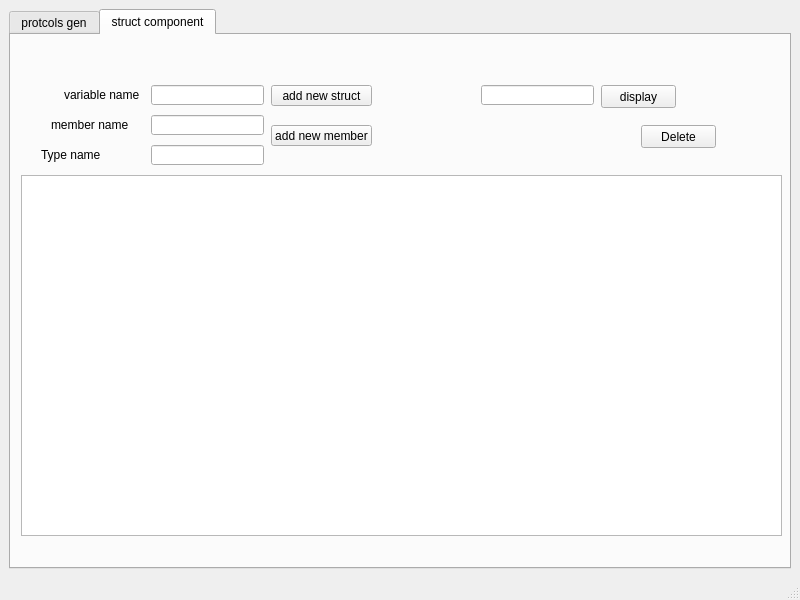
<?xml version="1.0" encoding="UTF-8"?>
<ui version="4.0">
 <class>MainWindow</class>
 <widget class="QMainWindow" name="MainWindow">
  <property name="geometry">
   <rect>
    <x>0</x>
    <y>0</y>
    <width>800</width>
    <height>600</height>
   </rect>
  </property>
  <property name="windowTitle">
   <string>MainWindow</string>
  </property>
  <widget class="QWidget" name="centralwidget">
   <layout class="QGridLayout" name="gridLayout">
    <item row="0" column="1">
     <widget class="QTabWidget" name="tabWidget">
      <property name="currentIndex">
       <number>1</number>
      </property>
      <widget class="QWidget" name="tab">
       <attribute name="title">
        <string>protcols gen</string>
       </attribute>
      </widget>
      <widget class="QWidget" name="tab_2">
       <attribute name="title">
        <string>struct component</string>
       </attribute>
       <widget class="QTableWidget" name="tableWidget">
        <property name="geometry">
         <rect>
          <x>10</x>
          <y>140</y>
          <width>761</width>
          <height>361</height>
         </rect>
        </property>
       </widget>
       <widget class="QPushButton" name="pushButton">
        <property name="geometry">
         <rect>
          <x>260</x>
          <y>50</y>
          <width>101</width>
          <height>21</height>
         </rect>
        </property>
        <property name="text">
         <string>add new struct</string>
        </property>
       </widget>
       <widget class="QLineEdit" name="lineEdit">
        <property name="geometry">
         <rect>
          <x>140</x>
          <y>50</y>
          <width>113</width>
          <height>20</height>
         </rect>
        </property>
       </widget>
       <widget class="QLabel" name="label">
        <property name="geometry">
         <rect>
          <x>53</x>
          <y>50</y>
          <width>101</width>
          <height>20</height>
         </rect>
        </property>
        <property name="text">
         <string>variable name</string>
        </property>
       </widget>
       <widget class="QPushButton" name="pushButton_2">
        <property name="geometry">
         <rect>
          <x>260</x>
          <y>90</y>
          <width>101</width>
          <height>21</height>
         </rect>
        </property>
        <property name="text">
         <string>add new member</string>
        </property>
       </widget>
       <widget class="QLabel" name="label_2">
        <property name="geometry">
         <rect>
          <x>40</x>
          <y>80</y>
          <width>101</width>
          <height>20</height>
         </rect>
        </property>
        <property name="text">
         <string>member name</string>
        </property>
       </widget>
       <widget class="QLineEdit" name="lineEdit_2">
        <property name="geometry">
         <rect>
          <x>140</x>
          <y>80</y>
          <width>113</width>
          <height>20</height>
         </rect>
        </property>
       </widget>
       <widget class="QLineEdit" name="lineEdit_3">
        <property name="geometry">
         <rect>
          <x>470</x>
          <y>50</y>
          <width>113</width>
          <height>20</height>
         </rect>
        </property>
       </widget>
       <widget class="QPushButton" name="pushButton_3">
        <property name="geometry">
         <rect>
          <x>590</x>
          <y>50</y>
          <width>75</width>
          <height>23</height>
         </rect>
        </property>
        <property name="text">
         <string>display</string>
        </property>
       </widget>
       <widget class="QPushButton" name="pushButton_4">
        <property name="geometry">
         <rect>
          <x>630</x>
          <y>90</y>
          <width>75</width>
          <height>23</height>
         </rect>
        </property>
        <property name="text">
         <string>Delete</string>
        </property>
       </widget>
       <widget class="QLabel" name="label_3">
        <property name="geometry">
         <rect>
          <x>30</x>
          <y>110</y>
          <width>101</width>
          <height>20</height>
         </rect>
        </property>
        <property name="text">
         <string>Type name</string>
        </property>
       </widget>
       <widget class="QLineEdit" name="lineEdit_4">
        <property name="geometry">
         <rect>
          <x>140</x>
          <y>110</y>
          <width>113</width>
          <height>20</height>
         </rect>
        </property>
       </widget>
      </widget>
     </widget>
    </item>
   </layout>
  </widget>
  <widget class="QMenuBar" name="menubar">
   <property name="geometry">
    <rect>
     <x>0</x>
     <y>0</y>
     <width>800</width>
     <height>22</height>
    </rect>
   </property>
  </widget>
  <widget class="QStatusBar" name="statusbar"/>
 </widget>
 <resources/>
 <connections/>
</ui>
